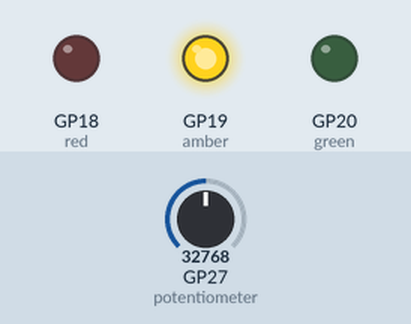
The program below on a simulated Raspberry Pi Pico running MicroPython. Shown: output pins drawn as LEDs (lit = HIGH). The test bench sets the inputs (shaded band); at power-on: GP27 (potentiometer) = 32768 (analog values on the 0–65535 scale).

Above: at 1.2 s.
1.3 s: GP27 (potentiometer) set to 39584
2.8 s: GP27 (potentiometer) set to 40576
At 3.8 s:
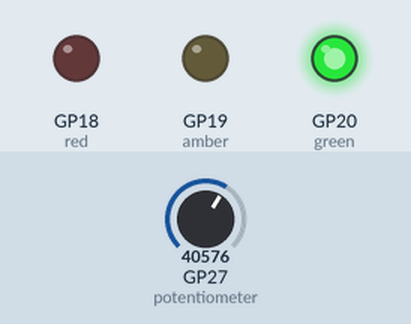
4.4 s: GP27 (potentiometer) set to 19660
At 5.1 s:
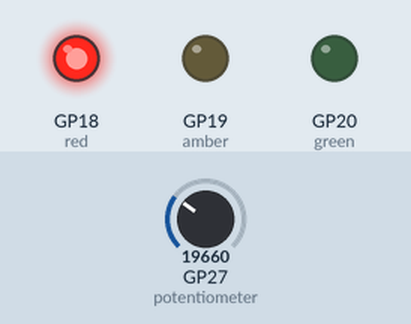
6.0 s: GP27 (potentiometer) set to 21040
At 7.3 s:
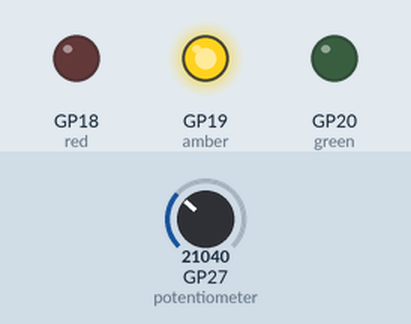
7.6 s: GP27 (potentiometer) set to 19345
At 8.8 s:
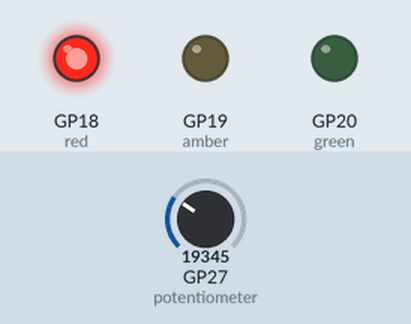
Timing chart, 0 to 10.2 s (numbered marks = the images above; inputs shaded):
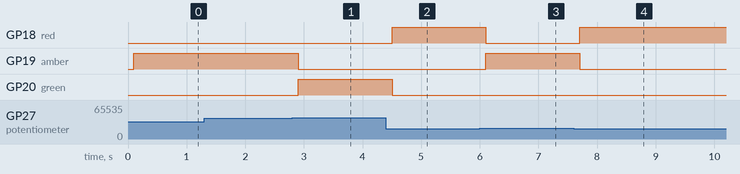

Measured:
- the behaviour switches between 39984 and 40000 on GP27 (potentiometer) (found by bisection; images 0 and 1)
- the behaviour switches between 20000 and 20016 on GP27 (potentiometer) (found by bisection; images 2 and 3)
- after the input at 1.3 s, every drawn part: stays the same
- after the input at 2.8 s, GP19 (amber): HIGH → LOW after 0.10 s; GP20 (green): LOW → HIGH after 0.10 s
- after the input at 4.4 s, GP18 (red): LOW → HIGH after 0.10 s; GP20 (green): HIGH → LOW after 0.10 s
- after the input at 6.0 s, GP18 (red): HIGH → LOW after 0.11 s; GP19 (amber): LOW → HIGH after 0.11 s
- after the input at 7.6 s, GP18 (red): LOW → HIGH after 0.11 s; GP19 (amber): HIGH → LOW after 0.11 s

The program:

day4_3.py
```python
from machine import ADC, Pin
import time

# Set up the potentiometer on ADS pin 27
potentiometer = ADC(Pin(27))

#Set up our LED names and GPIO pin numbers
red = Pin(18, Pin.OUT)
amber = Pin(19, Pin.OUT)
green = Pin(20, Pin.OUT)

reading = 0

while True:
    # 0-65535
    reading = potentiometer.read_u16()

    time.sleep(0.1) # short delay
    if reading <= 20000:
        red.value(1)
        amber.value(0)
        green.value(0)

    elif 20000 < reading < 40000:
        red.value(0)
        amber.value(1)
        green.value(0)

    else:
        red.value(0)
        amber.value(0)
        green.value(1)
        
```
